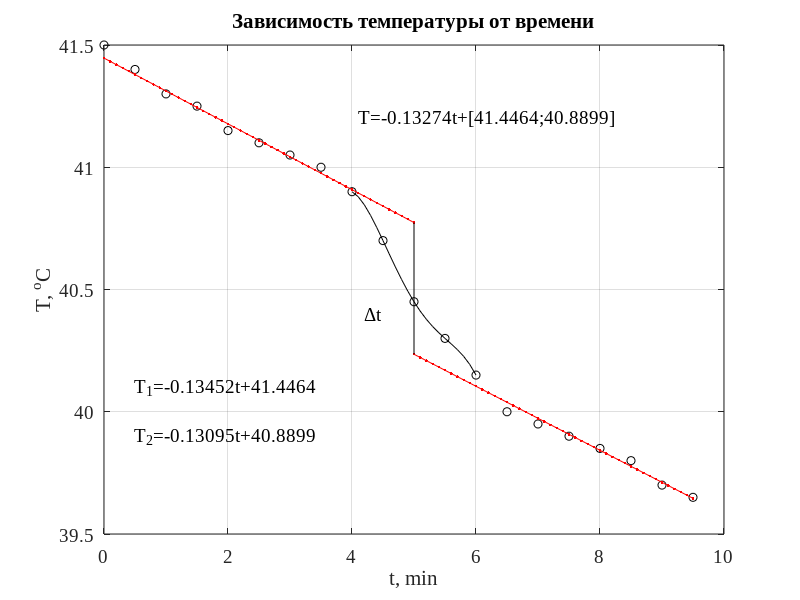

The MATLAB script that drew this image:
%% Лабораторная работа 4 по дисциплине "Междисциплинарный проект"...
..."Определение теплоты испарения неизвестной соли"
clear; clc; format; close all;

%% Экспериментальные данные
t = 0:0.5:9.5;
T = [41.5 41.4 41.3 41.25 41.15 41.1 41.05 41 40.9 40.7 40.45 40.3 40.15 40 39.95 39.9 39.85 39.8 39.7 39.65];
g = 3.033; % г
V = 250; % мл

%% График
figure(1);
plot(t, T, 'ko'); grid on;
hold on;
p = polyfit(t(2:9),T(2:9),1); % linear
disp('a1='); disp(p(1));
y0 = polyval(p,0:0.1:t(11));
point1 = y0(length(y0));
plot(0:0.1:t(11),y0, 'r.-'); hold off;
pp = polyfit(t(13:length(t)),T(13:length(T)),1); % linear
y0 = polyval(pp,t(11):0.1:9.5);
point2 = y0(1);
disp('a2='); disp(pp(1));
k = (p(1)+pp(1))/2;
disp('Mean a'); disp(k);
kk = num2str(k);
kk1 = num2str(p(1));
kk2 = num2str(pp(1));
cc1 = num2str(p(2));
cc2 = num2str(pp(2));
k_text = ['T=', kk, 't+[', cc1,';',cc2,']'];
text(4.1, 41.2, k_text,'FontSize', 14, 'FontName', 'Times New Roman'); % менять
k_text1 = ['T_1=', kk1, 't+', cc1];
text(0.5, 40.1, k_text1,'FontSize', 14, 'FontName', 'Times New Roman'); % менять
k_text2 = ['T_2=', kk2, 't+',cc2];
text(0.5, 39.9, k_text2,'FontSize', 14, 'FontName', 'Times New Roman'); % менять

tt = p(1)*4.5+p(2);
tt2 = pp(1)*4.5+pp(2);
dt = abs(tt2-tt);
dt2 = p(2) - pp(2);
disp('dt1='); disp(dt);
disp('dt2='); disp(dt2);

hold on;
plot(t(11):0.1:9.5, y0, 'r.-'); hold off;

hold on;
plot([5 5], [point1 point2], 'k');
text(4.2,40.4, '\Deltat', 'FontSize', 14, 'FontName', 'Times New Roman');
hold on;
ps = polyfit(t(9:13),T(9:13),4); % linear
ys = polyval(ps,t(9):0.1:t(13));
plot(t(9):0.1:t(13), ys, 'k'); 

xlabel('t, min', 'FontSize', 14, 'FontName', 'TimesNewRoman');
ylabel('T, ^oC', 'FontSize', 14, 'FontName', 'TimesNewRoman');
title('Зависимость температуры от времени', 'FontSize', 14, 'FontName', 'TimesNewRoman'); 
set(gca, 'FontSize', 14, 'FontName', 'TimesNewRoman');
